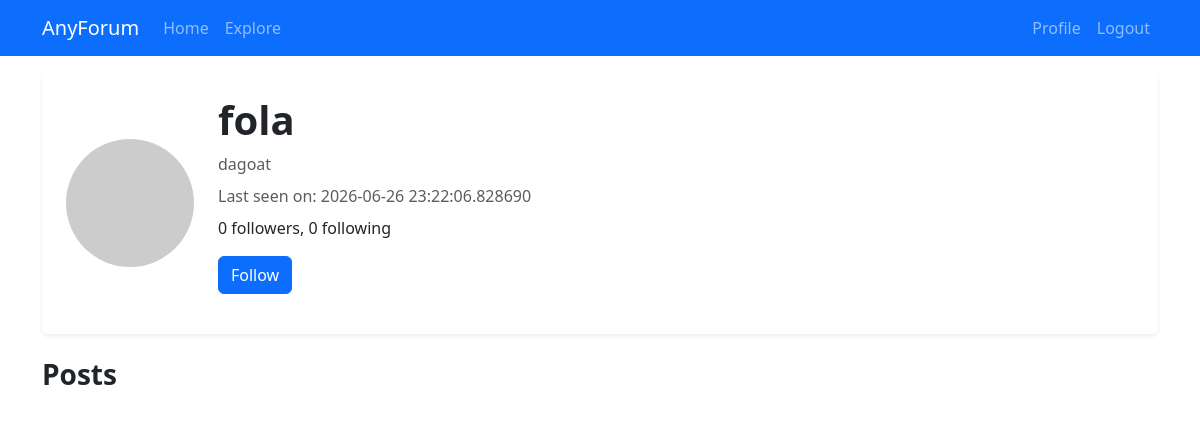
The page /user/fola (signed in) on the database as committed earlier.
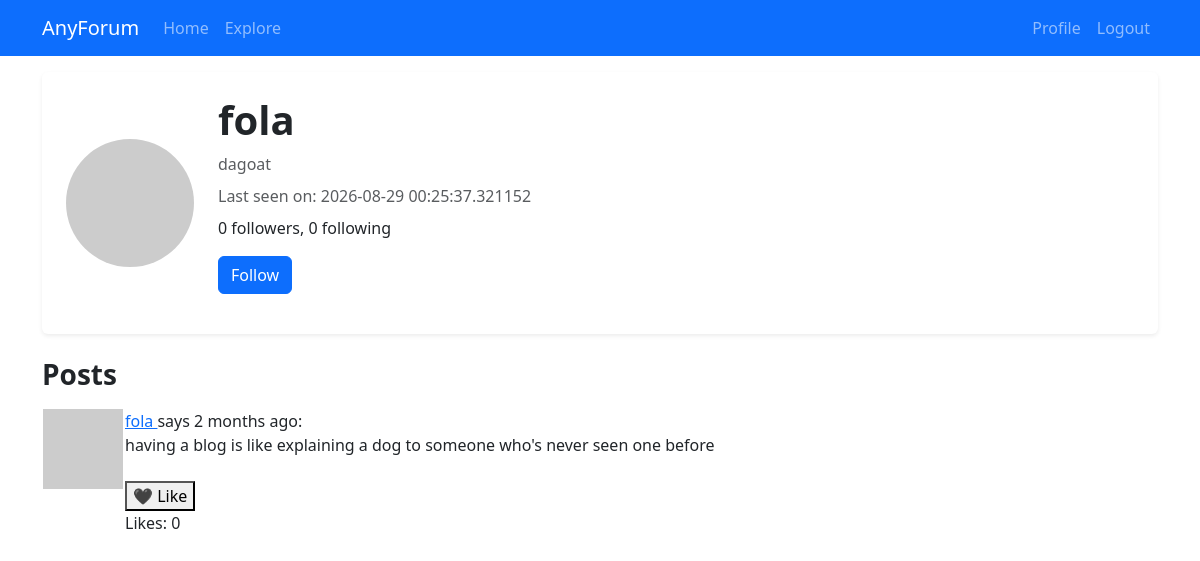
The same page on the database as committed later.
### app/models.py (models this page shows, shortened)
class User(UserMixin, db.Model):
    id: so.Mapped[int] = so.mapped_column(primary_key=True)
    username: so.Mapped[str] = so.mapped_column(sa.String(64), index=True, unique=True)
    email: so.Mapped[str] = so.mapped_column(sa.String(120), index=True, unique=True)
    password_hash: so.Mapped[Optional[str]] = so.mapped_column(sa.String(256))
    posts: so.WriteOnlyMapped['Post'] = so.relationship(back_populates='author')
    liked_posts: so.WriteOnlyMapped['Post'] = so.relationship(secondary=likes, back_populates='liked_by')
    about_me: so.Mapped[Optional[str]] = so.mapped_column(sa.String(140))
    last_seen: so.Mapped[Optional[datetime]] = so.mapped_column(default=lambda: datetime.now(timezone.utc))
    def avatar(self, size):
        digest = md5(self.email.lower().encode('utf-8')).hexdigest()
        return f'https://www.gravatar.com/avatar/{digest}?d=identicon&s={size}'
    following: so.WriteOnlyMapped['User'] = so.relationship(secondary=followers,
                                                            primaryjoin=(followers.c.follower_id == id),
                                                            secondaryjoin=(followers.c.followed_id == id),
                                                            back_populates='followers')
    followers: so.WriteOnlyMapped['User'] = so.relationship(secondary=followers,
                                                            primaryjoin=(followers.c.followed_id == id),
                                                            secondaryjoin=(followers.c.follower_id == id),
                                                            back_populates='following')
    def is_following(self, user):
        query = self.following.select().where(User.id == user.id)
        return db.session.scalar(query) is not None
    def followers_count(self):
        query = sa.select(sa.func.count()).select_from(self.followers.select().subquery())
        return db.session.scalar(query)
    def following_count(self):
        query = sa.select(sa.func.count()).select_from(self.following.select().subquery())
        return db.session.scalar(query)
    def is_liking(self, post):
        query = self.liked_posts.select().where(Post.id == post.id)
        return db.session.scalar(query) is not None

class Post(db.Model):
    id: so.Mapped[int] = so.mapped_column(primary_key=True)
    body: so.Mapped[str] = so.mapped_column(sa.String(140))
    timestamp: so.Mapped[datetime] = so.mapped_column(index=True, default=lambda: datetime.now(timezone.utc))
    user_id: so.Mapped[int] = so.mapped_column(sa.ForeignKey(User.id), index=True)
    author: so.Mapped[User] = so.relationship(back_populates='posts')
    liked_by: so.WriteOnlyMapped['User'] = so.relationship(secondary=likes, back_populates='liked_posts')
    def likes_count(self):
        query = sa.select(sa.func.count()).select_from(self.liked_by.select().subquery())
        return db.session.scalar(query)

### app/routes.py (the view)
@app.route('/user/<username>')
@login_required
def user(username):
    user = db.first_or_404(sa.select(User).where(User.username == username))
    page = request.args.get('page', 1, type=int)
    query = user.posts.select().order_by(Post.timestamp.desc())
    posts = db.paginate(query, page=page, per_page=app.config['POSTS_PER_PAGE'], error_out=False)
    next_url = url_for('user', username=user.username, page=posts.next_num) \
        if posts.has_next else None
    prev_url = url_for('user', username=user.username, page=posts.prev_num) \
        if posts.has_prev else None
    form = EmptyForm()
    return render_template('user.html', user=user, posts=posts, next_url=next_url, prev_url=prev_url, form=form)

### app/forms.py
class EmptyForm(FlaskForm):
    submit = SubmitField('Submit')

### app/models.py (called while the page is built)
@login.user_loader
def load_user(id):
    return db.session.get(User, int(id))

### app/routes.py (called while the page is built)
@app.before_request
def before_request():
    if current_user.is_authenticated:
        current_user.last_seen = datetime.now(timezone.utc)
        db.session.commit()

### app/templates/user.html (shortened to what this page needs)
{% extends "base.html" %}
{% block content %}
    <div class="card shadow-sm border-0 mb-4">
        <div class="card-body p-4">
            <div class="d-flex align-items-center"><img src="{{ user.avatar(128) }}"
                class="rounded-circle me-4"
                width="128"
                height="128"
                alt="Profile picture">
            <div>
                <h1 class="fw-bold mb-2">{{ user.username }}</h1>
                {% if user.about_me %}<p class="text-muted mb-2">{{ user.about_me }}</p>{% endif %}
                {% if user.last_seen %}<p class="text-muted mb-2">Last seen on: {{user.last_seen}}</p>{% endif %}
                <p class="mb-3">{{ user.followers_count() }} followers, {{ user.following_count() }} following</p>
                {% if user == current_user %}
                <p class="text-muted mb-2"><a href="{{url_for('edit_profile')}}">Edit your profile</a></p>
                {% elif not current_user.is_following(user)%}
                <p>
                    <form action="{{url_for('follow', username=user.username)}}" method="post">
                        {{ form.submit(value='Follow', class='btn btn-primary')}}
                    </form>
                </p>
                {% endif %}
            </div>
        </div>
        </div>
    </div>
    <h3 class="fw-bold mb-3">Posts</h3>
    {% for post in posts %}
        {% include '_post.html'%}
    {% endfor %}
{% endblock %}

### app/templates/_post.html (shortened to what this page needs)
<table>
    <tr valign="top">
        <td><img src="{{ post.author.avatar(36) }}"></td>
        <td>
            <a href="{{ url_for('user', username=post.author.username) }}">
                {{ post.author.username}}
            </a> says {{moment(post.timestamp).fromNow()}}:
            <br>{{ post.body }}
            <br><br>
            {% if current_user.is_liking(post) %}
            <form action="{{url_for('unlike', post_id=post.id)}}" method="post">
                {{form.hidden_tag()}}
                <button type="submit">💜 Unlike</button>
            </form>
            {% else %}
            <form action="{{url_for('like', post_id=post.id)}}" method="post">
                <button type="submit">🖤 Like</button>
            </form>
            {% endif %}
            Likes: {{post.likes_count()}}
        </td>
    </tr>
</table>

Rows that differ between the two databases and show on the page:
changed User "fola": last_seen "2026-06-26 23:22:06.828690" → "2026-08-29 00:25:37.321152"
added Post: author.username "fola", timestamp "2 months ago", body "having a blog is like explaining a dog to someone who's never seen one before", likes_count "0"
